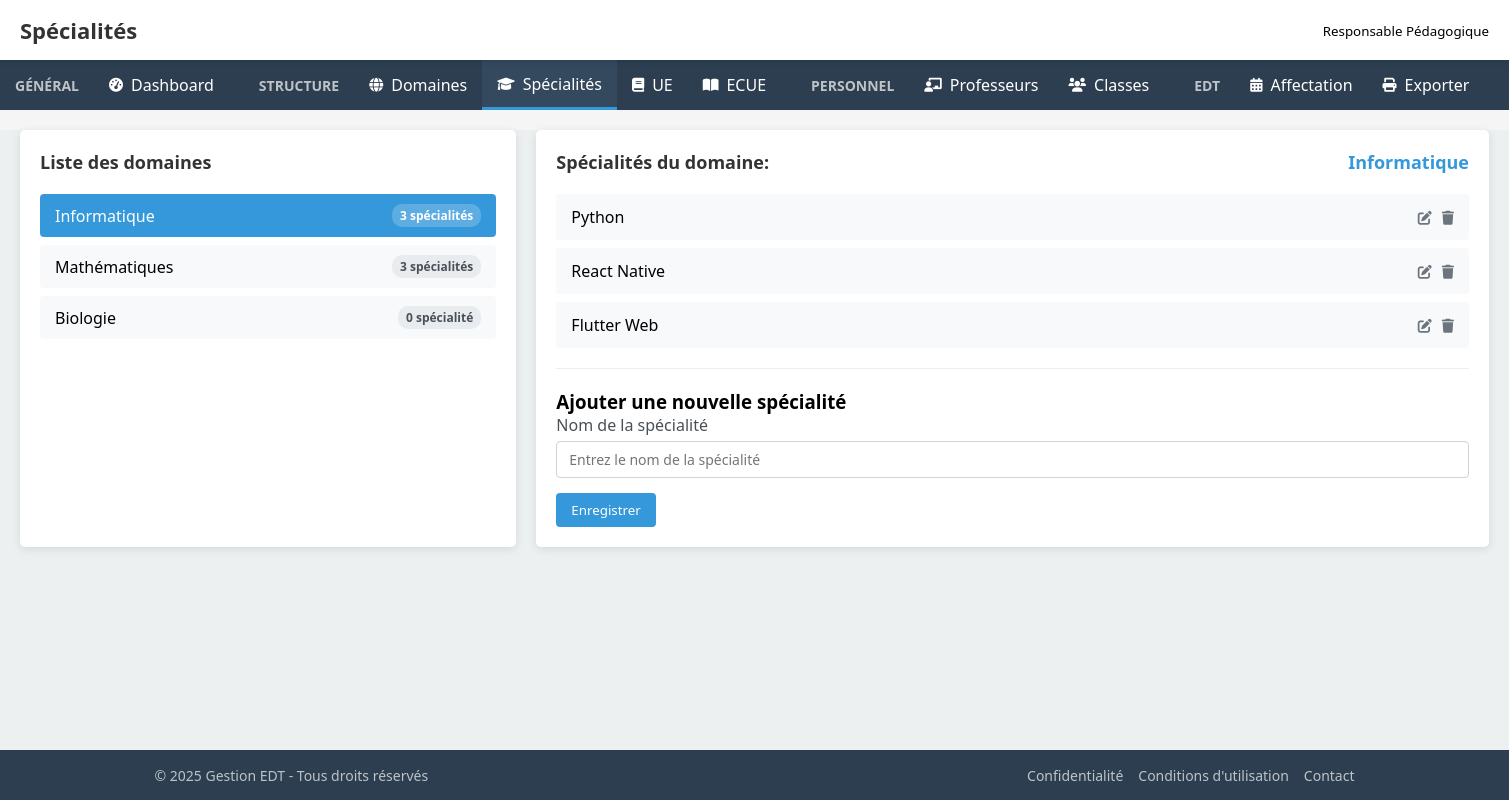
/web-edt/specialites.php, run on the app's committed database.
### tables this page shows
CREATE TABLE IF NOT EXISTS `domaine` (
  `noDomaine` int NOT NULL AUTO_INCREMENT,
  `nomDomaine` text NOT NULL,
  PRIMARY KEY (`noDomaine`)
);

CREATE TABLE IF NOT EXISTS `specialite` (
  `noSpe` int NOT NULL AUTO_INCREMENT,
  `nomSpe` text NOT NULL,
  `noDomaine` int NOT NULL,
  PRIMARY KEY (`noSpe`),
  KEY `noDomaine` (`noDomaine`)
);

### web-edt/specialites.php (the view, shortened to what this page needs)
<?php
$host = 'localhost';
$dbname = 'gestion_edt';
$username = 'root';
$password = '';
try {
    $pdo = new PDO("mysql:host=$host;dbname=$dbname;charset=utf8", $username, $password);
    $pdo->setAttribute(PDO::ATTR_ERRMODE, PDO::ERRMODE_EXCEPTION);
} catch (PDOException $e) {
    die("Erreur de connexion : " . $e->getMessage());
}
$domaines = $pdo->query("
    SELECT d.noDomaine, d.nomDomaine, COUNT(s.noSpe) as nbSpecialites
    FROM domaine d
    LEFT JOIN specialite s ON d.noDomaine = s.noDomaine
    GROUP BY d.noDomaine, d.nomDomaine
")->fetchAll(PDO::FETCH_ASSOC);
$firstDomaine = $domaines[0]['noDomaine'] ?? 0;
$specialites = [];
if ($firstDomaine) {
    $stmt = $pdo->prepare("SELECT * FROM specialite WHERE noDomaine = ?");
    $stmt->execute([$firstDomaine]);
    $specialites = $stmt->fetchAll(PDO::FETCH_ASSOC);
}
?>
<!DOCTYPE html>
<html lang="fr">
<head>
    <link rel="stylesheet" href="https://cdnjs.cloudflare.com/ajax/libs/font-awesome/6.0.0-beta3/css/all.min.css">
    <link rel="stylesheet" href="css/spe.css">
    <link rel="stylesheet" href="css/index.css">
</head>
<body>
    <div class="header">
        <div class="header-left">
            <h1>Spécialités</h1>
        </div>
        <div class="header-right">
            <div class="user-profile">
                <span> <small> Responsable Pédagogique </small></span>
            </div>
        </div>
    </div>
    <nav class="navbar">
        <div class="desktop-menu">
            <div class="menu-section">
                <h3>Général</h3>
                <div class="menu-items">
                    <a href="index.php" class="menu-item">
                        <i class="fas fa-tachometer-alt"></i>
                        <span>Dashboard</span>
                    </a>
                </div>
            </div>
            <div class="menu-section">
                <h3>Structure</h3>
                <div class="menu-items">
                    <a href="domaines.php" class="menu-item active">
                        <i class="fas fa-globe"></i>
                        <span>Domaines</span>
                    </a>
                    <a href="specialites.php" class="menu-item">
                        <i class="fas fa-graduation-cap"></i>
                        <span>Spécialités</span>
                    </a>
                    <a href="ue.php" class="menu-item">
                        <i class="fas fa-book"></i>
                        <span>UE</span>
                    </a>
                    <a href="ecue.php" class="menu-item">
                        <i class="fas fa-book-open"></i>
                        <span>ECUE</span>
                    </a>
                </div>
            </div>
            <div class="menu-section">
                <h3>Personnel</h3>
                <div class="menu-items">
                    <a href="professeur.php" class="menu-item">
                        <i class="fas fa-chalkboard-teacher"></i>
                        <span>Professeurs</span>
                    </a>
                    <a href="classe.php" class="menu-item">
                        <i class="fas fa-users"></i>
                        <span>Classes</span>
                    </a>
                </div>
            </div>
            <div class="menu-section">
                <h3>EDT</h3>
                <div class="menu-items">
                    <a href="affectation-ecue.php" class="menu-item">
                        <i class="fas fa-calendar-alt"></i>
                        <span>Affectation</span>
                    </a>
                    <a href="generer-maquette.php" class="menu-item">
                        <i class="fas fa-print"></i>
                        <span>Exporter</span>
                    </a>
                </div>
            </div>
        </div>
    </nav>
    <div class="main-content">
        <div class="content">
            <div class="form-container">
                <div class="domaines-list">
                    <h2>Liste des domaines</h2>
                    <div id="domaines-container">
                        <?php foreach ($domaines as $domaine): ?>
                            <div class="domaine-item <?= $domaine['noDomaine'] == $firstDomaine ? 'active' : '' ?>"
                                 data-domaine-id="<?= $domaine['noDomaine'] ?>">
                                <?= htmlspecialchars($domaine['nomDomaine']) ?>
                                <span class="badge"><?= $domaine['nbSpecialites'] ?> spécialité<?= $domaine['nbSpecialites'] > 1 ? 's' : '' ?></span>
                            </div>
                        <?php endforeach; ?>
                    </div>
                </div>
                <div class="domaine-details">
                    <h2>Spécialités du domaine: <span id="domaine-selected-name"><?= htmlspecialchars($domaines[0]['nomDomaine'] ?? '') ?></span></h2>
                    <div class="specialites-list" id="specialites-container">
                        <?php if (empty($specialites)): ?>
                            <div class="empty-state">
                                <i class="fas fa-graduation-cap"></i>
                                <p>Aucune spécialité enregistrée pour ce domaine</p>
                            </div>
                        <?php else: ?>
                            <?php foreach ($specialites as $specialite): ?>
                                <div class="specialite-item" data-specialite-id="<?= $specialite['noSpe'] ?>">
                                    <span><?= htmlspecialchars($specialite['nomSpe']) ?></span>
                                    <div class="actions">
                                        <button title="Modifier"><i class="fas fa-edit"></i></button>
                                        <button title="Supprimer"><i class="fas fa-trash"></i></button>
                                    </div>
                                </div>
                            <?php endforeach; ?>
                        <?php endif; ?>
                    </div>
                    <div class="add-specialite-form">
                        <h3>Ajouter une nouvelle spécialité</h3>
                        <form id="form-add-specialite">
                            <div class="form-group">
                                <label for="nom-specialite">Nom de la spécialité</label>
                                <input type="text" id="nom-specialite" placeholder="Entrez le nom de la spécialité" required>
                            </div>
                            <button type="submit" class="btn btn-primary">Enregistrer</button>
                        </form>
                    </div>
                </div>
            </div>
        </div>
    </div>
    <footer class="footer">
        <div class="footer-content">
            <p>&copy; 2025 Gestion EDT - Tous droits réservés</p>
            <div class="footer-links">
                <a href="#">Confidentialité</a>
                <a href="#">Conditions d'utilisation</a>
                <a href="#">Contact</a>
            </div>
        </div>
    </footer>
</body>
</html>

### web-edt/css/spe.css (style rules this page uses)
:root { --primary-color: #3498db; --secondary-color: #2980b9; --header-height: 60px; --navbar-height: 50px; --footer-height: 50px; --menu-bg: #2c3e50; --menu-active: #34495e; --content-bg: #ecf0f1; }
* { margin: 0; padding: 0; box-sizing: border-box; font-family: 'Segoe UI', Tahoma, Geneva, Verdana, sans-serif; }
body { background-color: #f5f5f5; display: flex; flex-direction: column; min-height: 100vh; }
.header { height: var(--header-height); background-color: white; box-shadow: 0 2px 5px rgba(0,0,0,0.1); display: flex; justify-content: space-between; align-items: center; padding: 0 20px; position: sticky; top: 0; z-index: 100; }
.header-left { display: flex; align-items: center; }
.header-left h1 { color: #333; font-size: 22px; }
.header-right { display: flex; align-items: center; }
.user-profile { display: flex; align-items: center; cursor: pointer; }
.navbar { background-color: var(--menu-bg); color: white; height: var(--navbar-height); display: flex; align-items: center; position: sticky; top: var(--header-height); z-index: 99; }
.desktop-menu { display: flex; width: 100%; height: 100%; }
.menu-section { display: flex; align-items: center; padding: 0 15px; height: 100%; position: relative; }
.menu-section h3 { color: #bdc3c7; font-size: 14px; margin-right: 15px; text-transform: uppercase; }
.menu-items { display: flex; height: 100%; }
.menu-item { display: flex; align-items: center; padding: 0 15px; cursor: pointer; height: 100%; transition: all 0.3s; text-decoration: none; color: white; }
.menu-item.active { background-color: var(--menu-active); border-bottom: 3px solid var(--primary-color); }
.menu-item i { margin-right: 8px; font-size: 14px; }
.main-content { padding-top: 20px; flex: 1; }
.content { padding: 0 20px 20px; background-color: var(--content-bg); min-height: calc(100vh - var(--header-height) - var(--navbar-height) - var(--footer-height) - 20px); }
.footer { background-color: var(--menu-bg); color: white; height: var(--footer-height); display: flex; align-items: center; justify-content: center; padding: 0 20px; margin-top: auto; }
.form-container { display: flex; gap: 20px; margin-bottom: 30px; }
.domaines-list { flex: 1; background-color: white; border-radius: 5px; box-shadow: 0 2px 10px rgba(0,0,0,0.1); padding: 20px; }
.domaines-list h2 { margin-bottom: 20px; color: #333; font-size: 18px; }
.domaine-item { padding: 10px 15px; margin-bottom: 8px; background-color: #f8f9fa; border-radius: 4px; cursor: pointer; transition: all 0.3s; display: flex; justify-content: space-between; align-items: center; }
.domaine-item.active { background-color: var(--primary-color); color: white; }
.domaine-item .badge { background-color: #e9ecef; color: #495057; padding: 3px 8px; border-radius: 10px; font-size: 12px; }
.domaine-item.active .badge { background-color: rgba(255,255,255,0.2); color: white; }
.domaine-details { flex: 2; background-color: white; border-radius: 5px; box-shadow: 0 2px 10px rgba(0,0,0,0.1); padding: 20px; }
.domaine-details h2 { margin-bottom: 20px; color: #333; font-size: 18px; display: flex; justify-content: space-between; align-items: center; }
.domaine-details h2 span { color: var(--primary-color); }
.specialites-list { margin-bottom: 20px; }
.specialite-item { padding: 12px 15px; margin-bottom: 8px; background-color: #f8f9fa; border-radius: 4px; display: flex; justify-content: space-between; align-items: center; }
.specialite-item .actions { display: flex; gap: 10px; }
.specialite-item .actions button { background: none; border: none; cursor: pointer; color: #6c757d; font-size: 14px; transition: color 0.3s; }
.add-specialite-form { margin-top: 20px; padding-top: 20px; border-top: 1px solid #eee; }
.form-group { margin-bottom: 15px; }
.form-group label { display: block; margin-bottom: 5px; font-weight: 500; color: #495057; }
.form-group input { width: 100%; padding: 8px 12px; border: 1px solid #ced4da; border-radius: 4px; font-size: 14px; }
.btn { padding: 8px 15px; border: none; border-radius: 4px; cursor: pointer; font-weight: 500; transition: all 0.3s; }
.btn-primary { background-color: var(--primary-color); color: white; }

### data on the page
domaine: nomDomaine "Informatique", nbSpecialites "3"
domaine: nomDomaine "Mathématiques", nbSpecialites "3"
domaine: nomDomaine "Biologie", nbSpecialites "0"
specialite: nomSpe "Python"
specialite: nomSpe "React Native"
specialite: nomSpe "Flutter Web"
